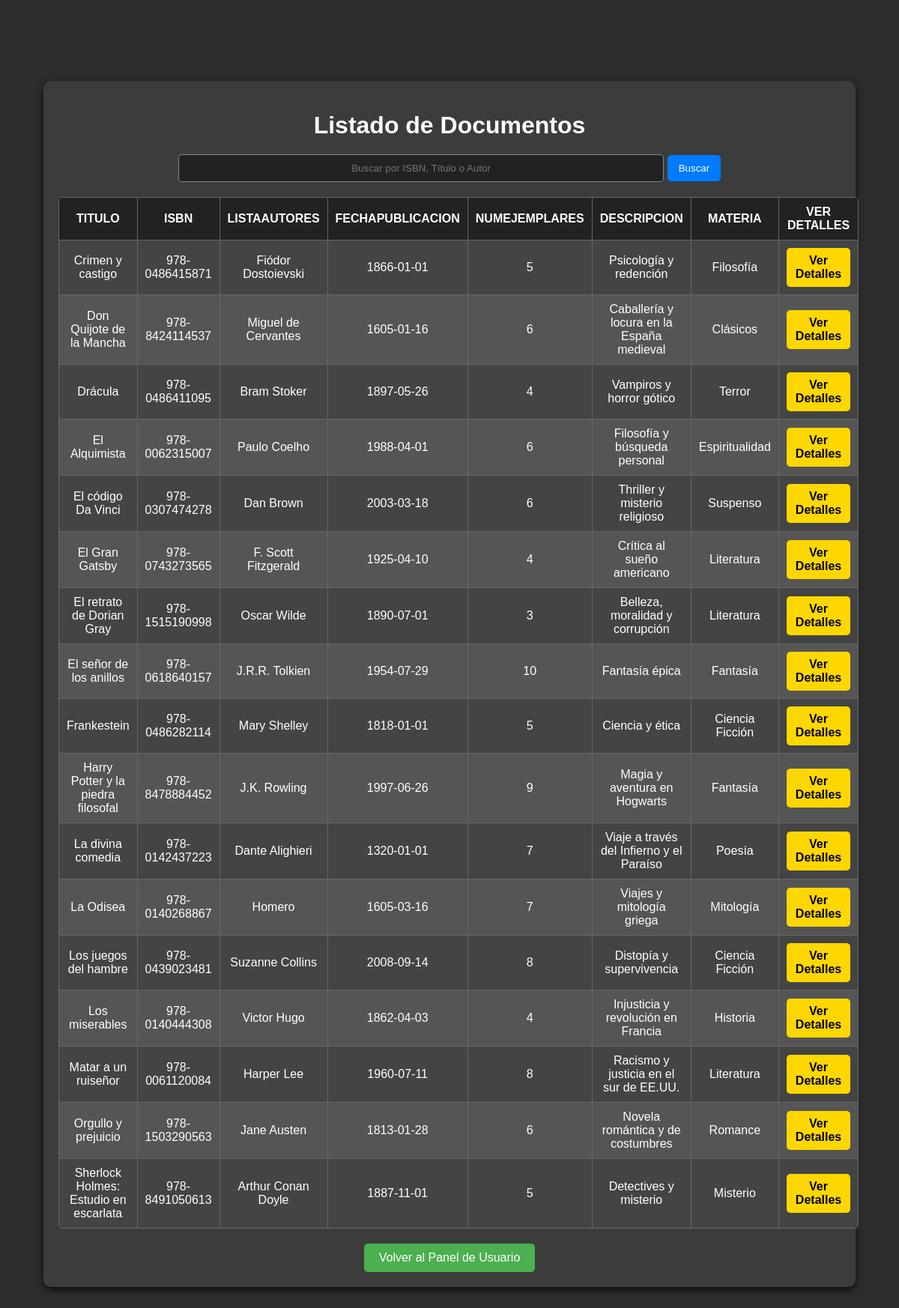
The app's page /views/listarDocumentos.php (signed in) with its own data.
### tables this page shows
CREATE TABLE `Documentos` (
  `Titulo` varchar(50) NOT NULL,
  `ISBN` varchar(20) DEFAULT NULL,
  `ListaAutores` varchar(100) DEFAULT NULL,
  `FechaPublicacion` date DEFAULT NULL,
  `NumEjemplares` int DEFAULT NULL,
  `Descripcion` varchar(100) DEFAULT NULL,
  `Materia` varchar(25) DEFAULT NULL
);

### models/database.php (called while the page is built)
<?php
class Database {
    private $host = 'localhost';
    private $db_name = 'Biblioteca';
    private $username = 'root';
    private $password = 'root1';
    private $pdo;
    public function __construct() {
        try {
            $dsn = "mysql:host={$this->host};dbname={$this->db_name};charset=utf8mb4";
            $this->pdo = new PDO($dsn, $this->username, $this->password);
            $this->pdo->setAttribute(PDO::ATTR_ERRMODE, PDO::ERRMODE_EXCEPTION);
            $this->pdo->setAttribute(PDO::ATTR_DEFAULT_FETCH_MODE, PDO::FETCH_ASSOC);
        } catch (PDOException $e) {
            die("Error de conexión a la base de datos: " . $e->getMessage());
        }
    }
    public function getConnection() {
        return $this->pdo;
    }
}
?>

### controller/librosController.php (the view, shortened to what this page needs)
<?php
require_once "../models/database.php";
class LibrosController {
    private $conexion;
    public function __construct() {
        $baseDatos = new Database();
        $this->conexion = $baseDatos->getConnection();
    }
    public function mostrarTablaDocumentos($filtro = "") {
        try {
            $sqlColumnas = "SHOW COLUMNS FROM Documentos";
            $stmtColumnas = $this->conexion->prepare($sqlColumnas);
            $stmtColumnas->execute();
            $columnas = $stmtColumnas->fetchAll(PDO::FETCH_COLUMN);
            $sql = "SELECT * FROM Documentos";
            $stmt = $this->conexion->prepare($sql);
            $stmt->execute();
            $documentos = $stmt->fetchAll(PDO::FETCH_ASSOC);
            $tabla = "<table class='tabla-documentos'><thead><tr>";
            foreach ($columnas as $columna) {
                $tabla .= "<th>" . htmlspecialchars($columna) . "</th>";
            }
            $tabla .= "<th>Ver Detalles</th></tr></thead><tbody>";
            foreach ($documentos as $documento) {
                $tabla .= "<tr>";
                foreach ($columnas as $columna) {
                    $valor = $documento[$columna] ?? '';
                    $tabla .= "<td>" . htmlspecialchars($valor) . "</td>";
                }
                $tabla .= "<td><a href='listarDocumentos.php?titulo=" . urlencode($documento['Titulo']) . "' class='btn-detalles'>Ver Detalles</a></td>";
                $tabla .= "</tr>";
            }
            $tabla .= "</tbody></table>";
            return $tabla;
        } catch (PDOException $e) {
            return "<p class='mensaje-error'>Error al obtener los documentos: " . $e->getMessage() . "</p>";
        }
    }
}
?>

### assets/css/estiloDocumentos.css (style rules this page uses)
body { background-color: #2c2c2c; color: #fff; font-family: Arial, sans-serif; padding: 50px; }
.tabla-documentos { width: 100%; border-collapse: collapse; margin-top: 20px; background-color: #444; border-radius: 5px; overflow: hidden; }
.tabla-documentos th, .tabla-documentos td { padding: 10px; text-align: center; border: 1px solid #666; }
.tabla-documentos th { background-color: #222; color: #fff; text-transform: uppercase; }
.tabla-documentos tr:nth-child(even) { background-color: #555; }
.btn-detalles { display: inline-block; padding: 8px 12px; background-color: #FFD700; color: black; font-weight: bold; text-decoration: none; border-radius: 5px; transition: background-color 0.3s; }

### records on screen
documentos: Titulo "Crimen y castigo", ISBN "978-0486415871", ListaAutores "Fiódor Dostoievski", FechaPublicacion "1866-01-01", NumEjemplares "5", Descripcion "Psicología y redención", Materia "Filosofía"
documentos: Titulo "Don Quijote de la Mancha", ISBN "978-8424114537", ListaAutores "Miguel de Cervantes", FechaPublicacion "1605-01-16", NumEjemplares "6", Descripcion "Caballería y locura en la España medieval", Materia "Clásicos"
documentos: Titulo "Drácula", ISBN "978-0486411095", ListaAutores "Bram Stoker", FechaPublicacion "1897-05-26", NumEjemplares "4", Descripcion "Vampiros y horror gótico", Materia "Terror"
documentos: Titulo "El Alquimista", ISBN "978-0062315007", ListaAutores "Paulo Coelho", FechaPublicacion "1988-04-01", NumEjemplares "6", Descripcion "Filosofía y búsqueda personal", Materia "Espiritualidad"
documentos: Titulo "El código Da Vinci", ISBN "978-0307474278", ListaAutores "Dan Brown", FechaPublicacion "2003-03-18", NumEjemplares "6", Descripcion "Thriller y misterio religioso", Materia "Suspenso"
documentos: Titulo "El Gran Gatsby", ISBN "978-0743273565", ListaAutores "F. Scott Fitzgerald", FechaPublicacion "1925-04-10", NumEjemplares "4", Descripcion "Crítica al sueño americano", Materia "Literatura"
documentos: Titulo "El retrato de Dorian Gray", ISBN "978-1515190998", ListaAutores "Oscar Wilde", FechaPublicacion "1890-07-01", NumEjemplares "3", Descripcion "Belleza, moralidad y corrupción", Materia "Literatura"
documentos: Titulo "El señor de los anillos", ISBN "978-0618640157", ListaAutores "J.R.R. Tolkien", FechaPublicacion "1954-07-29", NumEjemplares "10", Descripcion "Fantasía épica", Materia "Fantasía"
documentos: Titulo "Frankestein", ISBN "978-0486282114", ListaAutores "Mary Shelley", FechaPublicacion "1818-01-01", NumEjemplares "5", Descripcion "Ciencia y ética", Materia "Ciencia Ficción"
documentos: Titulo "Harry Potter y la piedra filosofal", ISBN "978-8478884452", ListaAutores "J.K. Rowling", FechaPublicacion "1997-06-26", NumEjemplares "9", Descripcion "Magia y aventura en Hogwarts", Materia "Fantasía"
documentos: Titulo "La divina comedia", ISBN "978-0142437223", ListaAutores "Dante Alighieri", FechaPublicacion "1320-01-01", NumEjemplares "7", Descripcion "Viaje a través del Infierno y el Paraíso", Materia "Poesía"
documentos: Titulo "La Odisea", ISBN "978-0140268867", ListaAutores "Homero", FechaPublicacion "1605-03-16", NumEjemplares "7", Descripcion "Viajes y mitología griega", Materia "Mitología"
documentos: Titulo "Los juegos del hambre", ISBN "978-0439023481", ListaAutores "Suzanne Collins", FechaPublicacion "2008-09-14", NumEjemplares "8", Descripcion "Distopía y supervivencia", Materia "Ciencia Ficción"
documentos: Titulo "Los miserables", ISBN "978-0140444308", ListaAutores "Victor Hugo", FechaPublicacion "1862-04-03", NumEjemplares "4", Descripcion "Injusticia y revolución en Francia", Materia "Historia"
documentos: Titulo "Matar a un ruiseñor", ISBN "978-0061120084", ListaAutores "Harper Lee", FechaPublicacion "1960-07-11", NumEjemplares "8", Descripcion "Racismo y justicia en el sur de EE.UU.", Materia "Literatura"
documentos: Titulo "Orgullo y prejuicio", ISBN "978-1503290563", ListaAutores "Jane Austen", FechaPublicacion "1813-01-28", NumEjemplares "6", Descripcion "Novela romántica y de costumbres", Materia "Romance"
documentos: Titulo "Sherlock Holmes: Estudio en escarlata", ISBN "978-8491050613", ListaAutores "Arthur Conan Doyle", FechaPublicacion "1887-11-01", NumEjemplares "5", Descripcion "Detectives y misterio", Materia "Misterio"

### other values on screen
$columna "TITULO"
$columna "ISBN"
$columna "LISTAAUTORES"
$columna "FECHAPUBLICACION"
$columna "NUMEJEMPLARES"
$columna "DESCRIPCION"
$columna "MATERIA"
